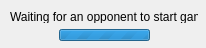
<?xml version="1.0" encoding="UTF-8"?>
<ui version="4.0">
 <class>WaitingDialog</class>
 <widget class="QDialog" name="WaitingDialog">
  <property name="geometry">
   <rect>
    <x>0</x>
    <y>0</y>
    <width>206</width>
    <height>48</height>
   </rect>
  </property>
  <property name="windowTitle">
   <string>Waiting</string>
  </property>
  <widget class="QWidget" name="">
   <property name="geometry">
    <rect>
     <x>10</x>
     <y>10</y>
     <width>188</width>
     <height>31</height>
    </rect>
   </property>
   <layout class="QVBoxLayout" name="verticalLayout">
    <item>
     <widget class="QLabel" name="label">
      <property name="text">
       <string>Waiting for an opponent to start game</string>
      </property>
     </widget>
    </item>
    <item>
     <layout class="QHBoxLayout" name="horizontalLayout">
      <item>
       <spacer name="horizontalSpacer">
        <property name="orientation">
         <enum>Qt::Horizontal</enum>
        </property>
        <property name="sizeHint" stdset="0">
         <size>
          <width>40</width>
          <height>20</height>
         </size>
        </property>
       </spacer>
      </item>
      <item>
       <widget class="QProgressBar" name="busyBar">
        <property name="maximum">
         <number>0</number>
        </property>
        <property name="value">
         <number>8548</number>
        </property>
       </widget>
      </item>
      <item>
       <spacer name="horizontalSpacer_2">
        <property name="orientation">
         <enum>Qt::Horizontal</enum>
        </property>
        <property name="sizeHint" stdset="0">
         <size>
          <width>40</width>
          <height>20</height>
         </size>
        </property>
       </spacer>
      </item>
     </layout>
    </item>
   </layout>
  </widget>
 </widget>
 <resources/>
 <connections/>
</ui>
